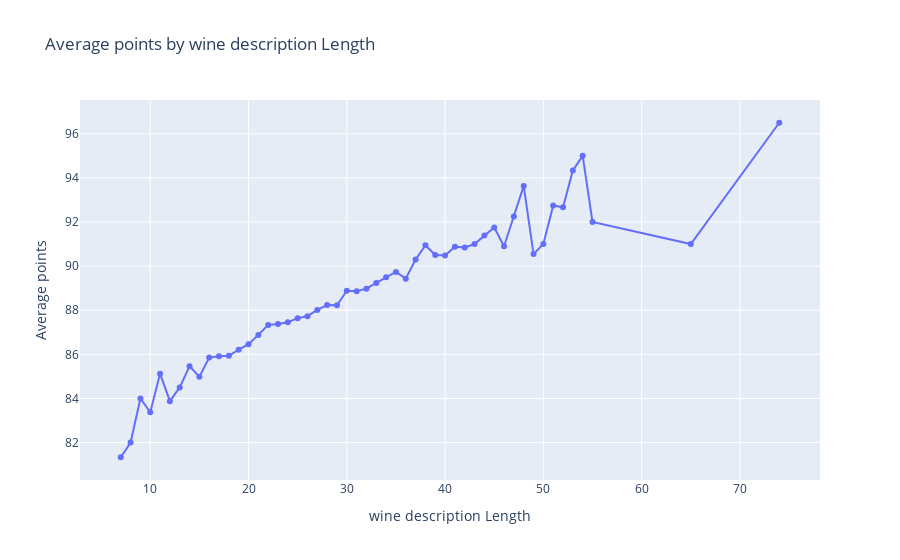

The notebook cell this image was saved under:
### Code cell
reviews['Title_len'] = reviews['Description_Cleaned'].str.split().str.len()
rev = reviews.groupby('Title_len')['points'].mean().reset_index()
trace1 = go.Scatter(
    x = rev['Title_len'],
    y = rev['points'],
    mode = 'lines+markers',
    name = 'lines+markers'
)
layout = dict(title= 'Average points by wine description Length',
              yaxis = dict(title='Average points'),
              xaxis = dict(title='wine description Length'))
fig=dict(data=[trace1], layout=layout)
py.iplot(fig)

### Figure 1 — Plotly figure (JSON) as saved in the notebook; plotly's stock layout.template omitted (floating-point values rounded to 4 significant figures)
{"data": [{"mode": "lines+markers", "name": "lines+markers", "x": [7, 8, 9, 10, 11, 12, 13, 14, 15, 16, 17, 18, 19, 20, 21, 22, 23, 24, 25, 26, 27, 28, 29, 30, 31, 32, 33, 34, 35, 36, 37, 38, 39, 40, 41, 42, 43, 44, 45, 46, 47, 48, 49, 50, 51, 52, 53, 54, 55, 65, 74], "y": [81.33, 82, 84, 83.38, 85.12, 83.88, 84.5, 85.46, 84.98, 85.85, 85.91, 85.93, 86.21, 86.46, 86.88, 87.33, 87.37, 87.46, 87.64, 87.73, 88.01, 88.24, 88.22, 88.88, 88.86, 88.98, 89.24, 89.49, 89.74, 89.43, 90.3, 90.95, 90.51, 90.48, 90.88, 90.84, 91, 91.38, 91.75, 90.9, 92.25, 93.64, 90.55, 91, 92.75, 92.67, 94.33, 95, 92, 91, 96.5], "type": "scatter"}], "layout": {"title": {"text": "Average points by wine description Length"}, "xaxis": {"title": {"text": "wine description Length"}}, "yaxis": {"title": {"text": "Average points"}}}}
